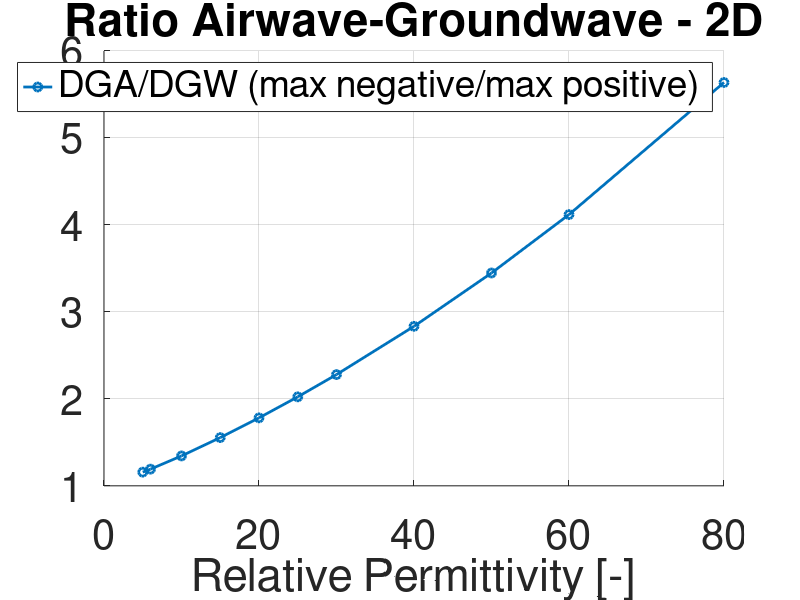

This chart was generated by the following MATLAB code: (Note: this script raises an error after producing the figure.)
clear,close all
%% Parameter
fs = 30;
lw = 2;
ylimit = 6;
%% Lossless 200MHz Dipole

%
eps = [
5
6
10
15
20
25
30
40
50
60
80
];

ag_maxmax = [
0.740442
0.758835
0.836658
0.939253
1.045502
1.155131
1.268369
1.506525
1.761261
2.032971
2.783382
];

ag_negmax = [
1.157413
1.191878
1.343944
1.554479
1.781419
2.023014
2.278934
2.833812
3.446767
4.118293
5.636872
];

figure
set(gca,'FontSize',fs)
grid on
hold on
% plot(eps,ag_maxmax,'-o','LineWidth',lw,'DisplayName','DGA/DGW (max positive/max positive)')
plot(eps,ag_negmax,'-o','LineWidth',lw,'DisplayName','DGA/DGW (max negative/max positive)')
legend
xlabel('Relative Permittivity [-]')
title('Ratio Airwave-Groundwave - 2D')
subtitle('200MHz Hertzian Dipole')
ylim([0 ylimit])
lg = legend('Interpreter','none', 'FontSize', 0.75*fs, 'Orientation','Vertical',...
    'Location','northwest');


m = uimenu('Text','USER-Options');
uimenu(m,'Text','Save Figure',...
     'MenuSelectedFcn',@SaveFigure);

%% RLFLA Lossless 
eps = [
5
6
8
10
15
25
30
40
50
60
80 
];

ag_maxmax = [
0.781555
0.779068
0.784711
0.798629
0.850849
0.992381
1.075514
1.278474
1.491498
1.731636
2.289433    
];

ag_negmax =[
0.97848
0.975148
0.983382
0.999653
1.056154
1.200457
1.282007
1.459682
1.654812
1.866722
2.358269    
];

figure
set(gca,'FontSize',fs)
grid on
hold on
ylim([0 ylimit])
plot(eps,ag_maxmax,'-o','LineWidth',lw,'DisplayName','DGA/DGW (max positive/max positive)')
plot(eps,ag_negmax,'-o','LineWidth',lw,'DisplayName','DGA/DGW (max negative/max positive)')
legend
xlabel('Relative Permittivity [-]')
title('Ratio Airwave-Groundwave - 3D')
subtitle('RLFLA')

lg = legend('Interpreter','none', 'FontSize', 0.75*fs, 'Orientation','Vertical',...
    'Location','northwest');


m = uimenu('Text','USER-Options');
uimenu(m,'Text','Save Figure',...
     'MenuSelectedFcn',@SaveFigure);


